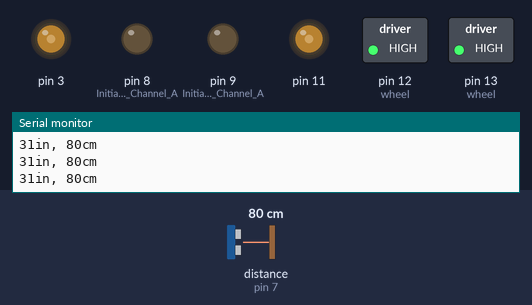
Bench run of a sketch on a simulated Arduino Uno, built with avr-gcc and run on an emulated ATmega328P. Parts: switched loads named in the sketch (green lamp = pin HIGH), output pins drawn as LEDs (lit = HIGH), the last lines printed to the serial monitor. Wiring (inferred from the names in the program): ultrasonic range finder: trigger pin 7; echo pin 7. The inputs (shaded band) are chosen by the test bench; at power-on: distance to the obstacle (sensor on pin 7) 80 cm. The echo pulse lasts 58.3 µs per cm; random numbers use the default seed unless the sketch sets one.

Above: at 1.2 s.
1.3 s: distance to the obstacle (sensor on pin 7) set to 12 cm
4.3 s: distance to the obstacle (sensor on pin 7) set to 9 cm
At 4.51 s:
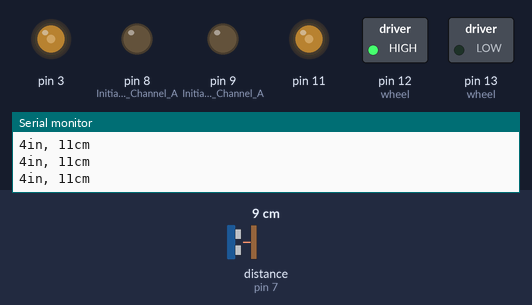
At 4.95 s:
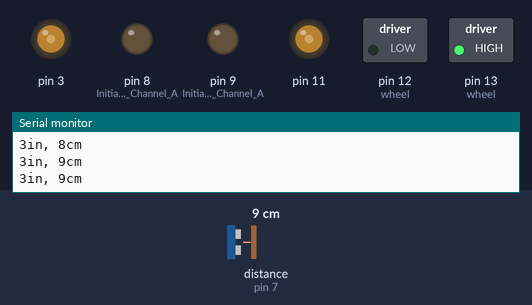
Timing chart, 0 to 13.3 s (numbered marks = the images above; inputs shaded):
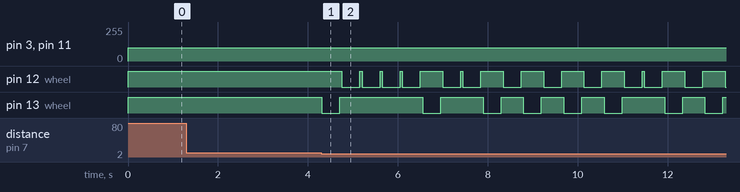

Measured:
- the behaviour switches between 11 and 10 cm on distance to the obstacle (sensor on pin 7) (found by bisection; images 0 and 1)
- after the input at 4.3 s, pin 13 (wheel): HIGH → LOW at once, → HIGH 0.40 s later, → LOW 1.8 s later, → HIGH 0.40 s later, … (16 changes in this stretch)

The sketch:

DriveCar_Automatic.ino
```cpp
#include <Wire.h>

const int pingPin = 7;
long randNumber;
int driveSetUp = 0;
const int speedValue = 100;
int time = 0;

void setup()
{
    //Setup Channel A
  pinMode(12, OUTPUT); //Initiates Motor Channel A pin
  pinMode(9, OUTPUT); //Initiates Brake Channel A pin

  //Setup Channel B
  pinMode(13, OUTPUT); //Initiates Motor Channel A pin
  pinMode(8, OUTPUT);  //Initiates Brake Channel A pin

  Serial.begin(9600);
  randomSeed(analogRead(0));
}

void loop()
{
    randNumber = random(1, 10001);
    // establish variables for duration of the ping,
    // and the distance result in inches and centimeters:
    long duration, inches, cm;
    if (driveSetUp == 0){
      digitalWrite(12, HIGH); //Establishes forward direction of Channel A
      digitalWrite(9, LOW);   //Disengage the Brake for Channel A
      digitalWrite(13, HIGH);  //Establishes forward direction of Channel B
      digitalWrite(8, LOW);   //Disengage the Brake for Channel B
      driveSetUp = 1;
    }

    analogWrite(3, speedValue);
    analogWrite(11, speedValue);

    // The PING))) is triggered by a HIGH pulse of 2 or more microseconds.
    // Give a short LOW pulse beforehand to ensure a clean HIGH pulse:
    pinMode(pingPin, OUTPUT);
    digitalWrite(pingPin, LOW);
    delayMicroseconds(2);
    digitalWrite(pingPin, HIGH);
    delayMicroseconds(5);
    digitalWrite(pingPin, LOW);

    // The same pin is used to read the signal from the PING))): a HIGH
    // pulse whose duration is the time (in microseconds) from the sending
    // of the ping to the reception of its echo off of an object.
    pinMode(pingPin, INPUT);
    duration = pulseIn(pingPin, HIGH);

    // convert the time into a distance
    inches = microsecondsToInches(duration);
    cm = microsecondsToCentimeters(duration);

    if( inches <= 3 && time > 10){
     time = 0;
     long randGo = random(0,2);
      turn(randGo);
    }

    Serial.print(inches);
    Serial.print("in, ");
    Serial.print(cm);
    Serial.print("cm");
    Serial.println();
}

void turn(int direction){
  int wheel;
  if (direction){
    wheel = 13;
  } else {
    wheel = 12;
  }
  digitalWrite(wheel, LOW);  //Establishes backward direction of Channel B
  digitalWrite(8, LOW);   //Disengage the Brake for Channel B
  analogWrite(3, speedValue);
  analogWrite(11, speedValue);
  delay(400);
  digitalWrite(wheel, HIGH);  //Establishes forward direction of Channel B
  digitalWrite(8, LOW);   //Disengage the Brake for Channel B
}

long microsecondsToInches(long microseconds)
{
  time++;
  // According to Parallax's datasheet for the PING))), there are
  // 73.746 microseconds per inch (i.e. sound travels at 1130 feet per
  // second).  This gives the distance travelled by the ping, outbound
  // and return, so we divide by 2 to get the distance of the obstacle.
  // See: http://www.parallax.com/dl/docs/prod/acc/28015-PING-v1.3.pdf
  return microseconds / 74 / 2;
}

long microsecondsToCentimeters(long microseconds)
{
  // The speed of sound is 340 m/s or 29 microseconds per centimeter.
  // The ping travels out and back, so to find the distance of the
  // object we take half of the distance travelled.
  return microseconds / 29 / 2;
}
```
